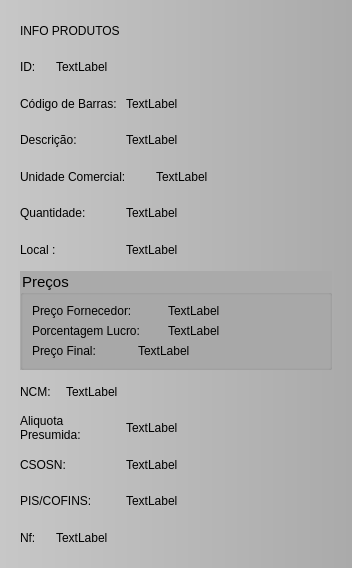
<?xml version="1.0" encoding="UTF-8"?>
<ui version="4.0">
 <class>InfoJanelaProd</class>
 <widget class="QDialog" name="InfoJanelaProd">
  <property name="geometry">
   <rect>
    <x>0</x>
    <y>0</y>
    <width>352</width>
    <height>568</height>
   </rect>
  </property>
  <property name="windowTitle">
   <string>Informação Produto</string>
  </property>
  <property name="styleSheet">
   <string notr="true">

#InfoJanelaProd{
background-color: rgb(199, 199, 199);
background-color: qlineargradient(spread:pad, x1:0, y1:0, x2:1, y2:0, stop:0 rgba(199, 199, 199, 255), stop:1 rgba(170, 170, 170, 255));

}
QPushButton{
background-color: rgb(43, 132, 191);
color: rgb(255, 255, 255);
font-size: 15px;
border-radius: 13px;

}

QPushButton:hover{
	background-color: rgb(13, 92, 161);
}
QPushButton:pressed{
	
color: rgb(255, 255, 255);
	background-color: rgb(153, 193, 241);
font-size: 15px;
border-radius: 13px;
}
QGroupBox{
background-color:rgb(170, 170, 170);
	font: 700 9pt &quot;Segoe UI&quot;;
	font-size: 15px;
}
</string>
  </property>
  <layout class="QVBoxLayout" name="verticalLayout_2">
   <property name="leftMargin">
    <number>20</number>
   </property>
   <property name="topMargin">
    <number>15</number>
   </property>
   <property name="rightMargin">
    <number>20</number>
   </property>
   <property name="bottomMargin">
    <number>15</number>
   </property>
   <item>
    <widget class="QLabel" name="label_14">
     <property name="styleSheet">
      <string notr="true">font: 700 10pt &quot;Ubuntu&quot;;</string>
     </property>
     <property name="text">
      <string>INFO PRODUTOS</string>
     </property>
    </widget>
   </item>
   <item>
    <layout class="QHBoxLayout" name="horizontalLayout">
     <item>
      <widget class="QLabel" name="label_2">
       <property name="minimumSize">
        <size>
         <width>30</width>
         <height>0</height>
        </size>
       </property>
       <property name="maximumSize">
        <size>
         <width>30</width>
         <height>16777215</height>
        </size>
       </property>
       <property name="styleSheet">
        <string notr="true">font: 500 10pt &quot;Ubuntu&quot;;</string>
       </property>
       <property name="text">
        <string>ID:</string>
       </property>
      </widget>
     </item>
     <item>
      <widget class="QLabel" name="Lbl_ID">
       <property name="text">
        <string>TextLabel</string>
       </property>
      </widget>
     </item>
    </layout>
   </item>
   <item>
    <layout class="QHBoxLayout" name="horizontalLayout_2">
     <item>
      <widget class="QLabel" name="label_5">
       <property name="maximumSize">
        <size>
         <width>100</width>
         <height>16777215</height>
        </size>
       </property>
       <property name="styleSheet">
        <string notr="true">font: 500 10pt &quot;Ubuntu&quot;;</string>
       </property>
       <property name="text">
        <string>Código de Barras:</string>
       </property>
      </widget>
     </item>
     <item>
      <widget class="QLabel" name="Lbl_CBarras">
       <property name="text">
        <string>TextLabel</string>
       </property>
      </widget>
     </item>
    </layout>
   </item>
   <item>
    <layout class="QHBoxLayout" name="horizontalLayout_3">
     <item>
      <widget class="QLabel" name="label">
       <property name="maximumSize">
        <size>
         <width>100</width>
         <height>16777215</height>
        </size>
       </property>
       <property name="styleSheet">
        <string notr="true">font: 500 10pt &quot;Ubuntu&quot;;</string>
       </property>
       <property name="text">
        <string>Descrição:</string>
       </property>
      </widget>
     </item>
     <item>
      <widget class="QLabel" name="Lbl_Desc">
       <property name="text">
        <string>TextLabel</string>
       </property>
      </widget>
     </item>
    </layout>
   </item>
   <item>
    <layout class="QHBoxLayout" name="horizontalLayout_4">
     <item>
      <widget class="QLabel" name="label_4">
       <property name="maximumSize">
        <size>
         <width>130</width>
         <height>16777215</height>
        </size>
       </property>
       <property name="styleSheet">
        <string notr="true">font: 500 10pt &quot;Ubuntu&quot;;</string>
       </property>
       <property name="text">
        <string>Unidade Comercial:</string>
       </property>
      </widget>
     </item>
     <item>
      <widget class="QLabel" name="Lbl_UCom">
       <property name="text">
        <string>TextLabel</string>
       </property>
      </widget>
     </item>
    </layout>
   </item>
   <item>
    <layout class="QHBoxLayout" name="horizontalLayout_5">
     <item>
      <widget class="QLabel" name="label_3">
       <property name="maximumSize">
        <size>
         <width>100</width>
         <height>16777215</height>
        </size>
       </property>
       <property name="styleSheet">
        <string notr="true">font: 500 10pt &quot;Ubuntu&quot;;</string>
       </property>
       <property name="text">
        <string>Quantidade:</string>
       </property>
      </widget>
     </item>
     <item>
      <widget class="QLabel" name="Lbl_Quant">
       <property name="text">
        <string>TextLabel</string>
       </property>
      </widget>
     </item>
    </layout>
   </item>
   <item>
    <layout class="QHBoxLayout" name="horizontalLayout_9">
     <item>
      <widget class="QLabel" name="label_9">
       <property name="maximumSize">
        <size>
         <width>100</width>
         <height>16777215</height>
        </size>
       </property>
       <property name="styleSheet">
        <string notr="true">font: 500 10pt &quot;Ubuntu&quot;;</string>
       </property>
       <property name="text">
        <string>Local :</string>
       </property>
      </widget>
     </item>
     <item>
      <widget class="QLabel" name="Lbl_Local">
       <property name="text">
        <string>TextLabel</string>
       </property>
      </widget>
     </item>
    </layout>
   </item>
   <item>
    <widget class="QGroupBox" name="groupBox">
     <property name="title">
      <string>Preços</string>
     </property>
     <layout class="QVBoxLayout" name="verticalLayout">
      <item>
       <layout class="QHBoxLayout" name="horizontalLayout_6">
        <item>
         <widget class="QLabel" name="label_6">
          <property name="maximumSize">
           <size>
            <width>130</width>
            <height>16777215</height>
           </size>
          </property>
          <property name="styleSheet">
           <string notr="true">font: 500 10pt &quot;Ubuntu&quot;;</string>
          </property>
          <property name="text">
           <string>Preço Fornecedor:</string>
          </property>
         </widget>
        </item>
        <item>
         <widget class="QLabel" name="Lbl_PrecoForn">
          <property name="text">
           <string>TextLabel</string>
          </property>
         </widget>
        </item>
       </layout>
      </item>
      <item>
       <layout class="QHBoxLayout" name="horizontalLayout_7">
        <item>
         <widget class="QLabel" name="label_8">
          <property name="maximumSize">
           <size>
            <width>130</width>
            <height>16777215</height>
           </size>
          </property>
          <property name="styleSheet">
           <string notr="true">font: 500 10pt &quot;Ubuntu&quot;;</string>
          </property>
          <property name="text">
           <string>Porcentagem Lucro:</string>
          </property>
         </widget>
        </item>
        <item>
         <widget class="QLabel" name="Lbl_PorcentLucro">
          <property name="text">
           <string>TextLabel</string>
          </property>
         </widget>
        </item>
       </layout>
      </item>
      <item>
       <layout class="QHBoxLayout" name="horizontalLayout_8">
        <item>
         <widget class="QLabel" name="label_7">
          <property name="maximumSize">
           <size>
            <width>100</width>
            <height>16777215</height>
           </size>
          </property>
          <property name="styleSheet">
           <string notr="true">font: 500 10pt &quot;Ubuntu&quot;;</string>
          </property>
          <property name="text">
           <string>Preço Final:</string>
          </property>
         </widget>
        </item>
        <item>
         <widget class="QLabel" name="Lbl_PrecoFinal">
          <property name="text">
           <string>TextLabel</string>
          </property>
         </widget>
        </item>
       </layout>
      </item>
     </layout>
    </widget>
   </item>
   <item>
    <layout class="QHBoxLayout" name="horizontalLayout_10">
     <item>
      <widget class="QLabel" name="label_10">
       <property name="maximumSize">
        <size>
         <width>40</width>
         <height>16777215</height>
        </size>
       </property>
       <property name="styleSheet">
        <string notr="true">font: 500 10pt &quot;Ubuntu&quot;;</string>
       </property>
       <property name="text">
        <string>NCM:</string>
       </property>
      </widget>
     </item>
     <item>
      <widget class="QLabel" name="Lbl_NCM">
       <property name="text">
        <string>TextLabel</string>
       </property>
      </widget>
     </item>
    </layout>
   </item>
   <item>
    <layout class="QHBoxLayout" name="horizontalLayout_11">
     <item>
      <widget class="QLabel" name="label_11">
       <property name="maximumSize">
        <size>
         <width>100</width>
         <height>16777215</height>
        </size>
       </property>
       <property name="styleSheet">
        <string notr="true">font: 500 10pt &quot;Ubuntu&quot;;</string>
       </property>
       <property name="text">
        <string>Aliquota 
Presumida:</string>
       </property>
      </widget>
     </item>
     <item>
      <widget class="QLabel" name="Lbl_AliquotaICMS">
       <property name="text">
        <string>TextLabel</string>
       </property>
      </widget>
     </item>
    </layout>
   </item>
   <item>
    <layout class="QHBoxLayout" name="horizontalLayout_12">
     <item>
      <widget class="QLabel" name="label_12">
       <property name="maximumSize">
        <size>
         <width>100</width>
         <height>16777215</height>
        </size>
       </property>
       <property name="styleSheet">
        <string notr="true">font: 500 10pt &quot;Ubuntu&quot;;</string>
       </property>
       <property name="text">
        <string>CSOSN:</string>
       </property>
      </widget>
     </item>
     <item>
      <widget class="QLabel" name="Lbl_Csosn">
       <property name="text">
        <string>TextLabel</string>
       </property>
      </widget>
     </item>
    </layout>
   </item>
   <item>
    <layout class="QHBoxLayout" name="horizontalLayout_13">
     <item>
      <widget class="QLabel" name="label_13">
       <property name="maximumSize">
        <size>
         <width>100</width>
         <height>16777215</height>
        </size>
       </property>
       <property name="styleSheet">
        <string notr="true">font: 500 10pt &quot;Ubuntu&quot;;</string>
       </property>
       <property name="text">
        <string>PIS/COFINS:</string>
       </property>
      </widget>
     </item>
     <item>
      <widget class="QLabel" name="Lbl_Pis">
       <property name="text">
        <string>TextLabel</string>
       </property>
      </widget>
     </item>
    </layout>
   </item>
   <item>
    <layout class="QHBoxLayout" name="horizontalLayout_14">
     <item>
      <widget class="QLabel" name="label_15">
       <property name="maximumSize">
        <size>
         <width>30</width>
         <height>16777215</height>
        </size>
       </property>
       <property name="styleSheet">
        <string notr="true">font: 500 10pt &quot;Ubuntu&quot;;</string>
       </property>
       <property name="text">
        <string>Nf:</string>
       </property>
      </widget>
     </item>
     <item>
      <widget class="QLabel" name="Lbl_Nf">
       <property name="text">
        <string>TextLabel</string>
       </property>
      </widget>
     </item>
    </layout>
   </item>
  </layout>
 </widget>
 <resources/>
 <connections/>
</ui>
